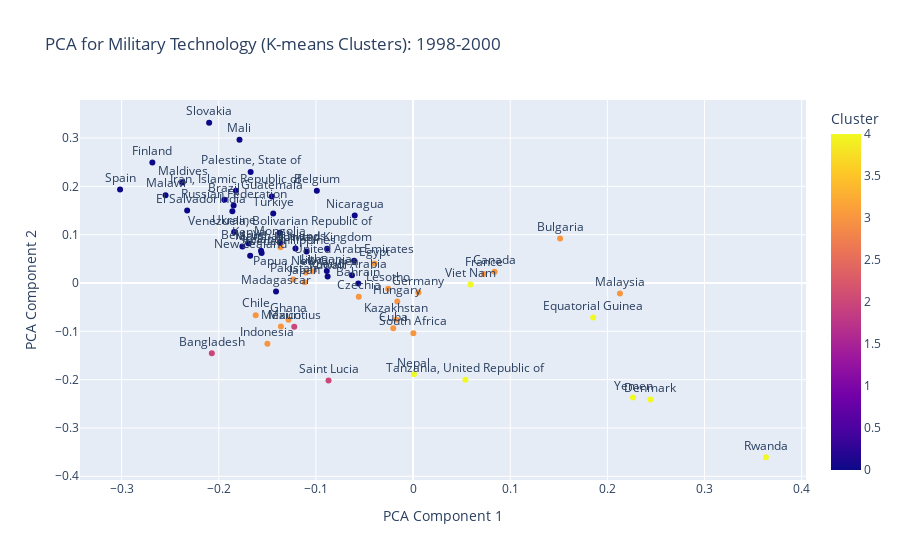
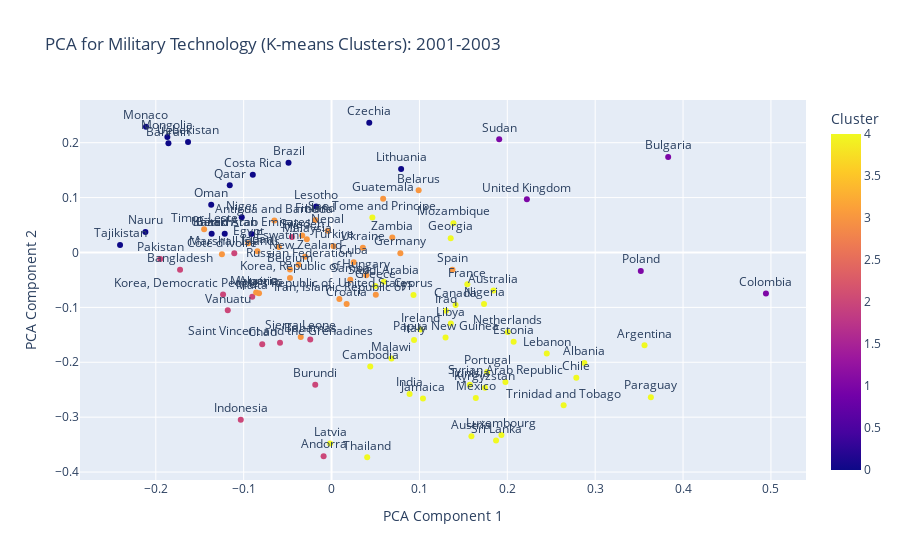
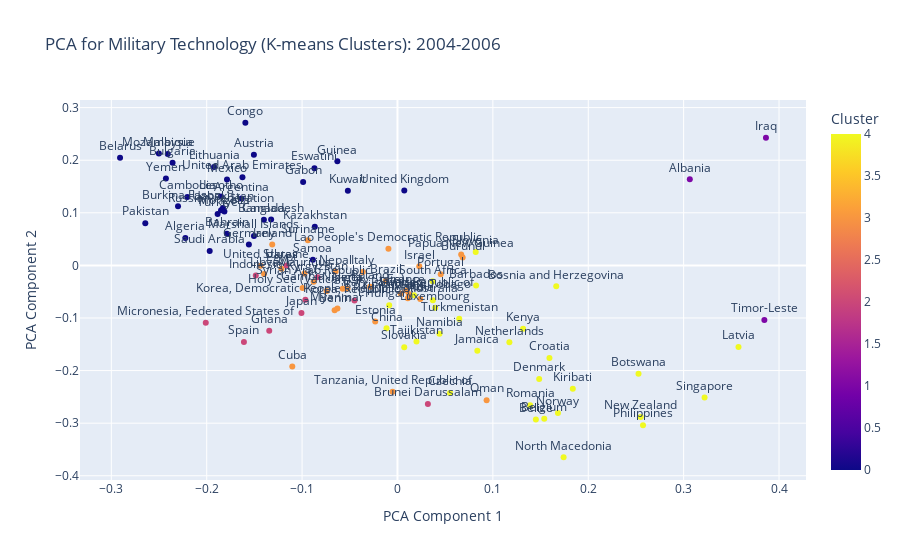

Write notebook code for charts like these, in order.
### Code cell
import numpy as np
import pandas as pd
from sklearn.decomposition import PCA
from sklearn.cluster import KMeans
import plotly.express as px

# Assuming sentence_df has columns 'Sentence', 'Year', 'Topic', 'Country Name', and 'Embedding'

# Function to assign 3-year periods based on the 'Year'
def assign_3_year_period(year):
    start_year = (year // 3) * 3  # This will get the start year of the 3-year period
    return f"{start_year}-{start_year + 2}"

# Add the 3-year period column to the sentence_df
sentence_df['3_year_period'] = sentence_df['Year'].apply(assign_3_year_period)

# Filter the sentences that belong to each group
military_df = sentence_df[sentence_df['Group'] == 'Military Technology']
dual_use_df = sentence_df[sentence_df['Group'] == 'Dual-use Technology and Energy Security']
civilian_df = sentence_df[sentence_df['Group'] == 'Civilian Technology']
capacity_building_df = sentence_df[sentence_df['Group'] == 'Capacity Building']

# Function to aggregate by 3-year period and country, and calculate mean embeddings
def aggregate_embeddings(df):
    return df.groupby(['3_year_period', 'Country Name'], as_index=False).agg({
        'Embedding': lambda x: np.mean(np.array([emb for emb in x]), axis=0)  # Aggregate embeddings by taking the mean
    })

# Aggregate data for each group
aggregated_military_df = aggregate_embeddings(military_df)
aggregated_dual_use_df = aggregate_embeddings(dual_use_df)
aggregated_civilian_df = aggregate_embeddings(civilian_df)
aggregated_capacity_building_df = aggregate_embeddings(capacity_building_df)

# Apply K-means clustering to the aggregated data (5 clusters)
def apply_kmeans(df, n_clusters=5):
    embeddings = np.array([np.array(emb) for emb in df['Embedding']])
    
    # Apply KMeans clustering
    kmeans = KMeans(n_clusters=n_clusters, random_state=42)
    kmeans.fit(embeddings)
    
    # Add the cluster labels to the dataframe
    df['Cluster'] = kmeans.labels_
    return df

# Apply K-means clustering to each group
aggregated_military_df = apply_kmeans(aggregated_military_df)
aggregated_dual_use_df = apply_kmeans(aggregated_dual_use_df)
aggregated_civilian_df = apply_kmeans(aggregated_civilian_df)
aggregated_capacity_building_df = apply_kmeans(aggregated_capacity_building_df)

# Perform PCA on the aggregated embeddings for each group
def perform_pca(df, n_components=2):
    embeddings = np.array([np.array(emb) for emb in df['Embedding']])

    # Perform PCA
    pca = PCA(n_components=n_components)
    pca_result = pca.fit_transform(embeddings)
    
    # Add PCA components to the dataframe
    df['PCA1'] = pca_result[:, 0]
    df['PCA2'] = pca_result[:, 1]
    
    return df

# Apply PCA to each group
aggregated_military_df = perform_pca(aggregated_military_df)
aggregated_dual_use_df = perform_pca(aggregated_dual_use_df)
aggregated_civilian_df = perform_pca(aggregated_civilian_df)
aggregated_capacity_building_df = perform_pca(aggregated_capacity_building_df)

# Plot the PCA results with cluster labels
def plot_pca_with_clusters(df, title="PCA with K-means Clusters"):
    fig = px.scatter(df, x="PCA1", y="PCA2", text="Country Name", color="Cluster",
                     title=title, labels={"PCA1": "PCA Component 1", "PCA2": "PCA Component 2"})
    fig.update_traces(textposition="top center")
    fig.show()

# Plot PCA for each 3-year period with clustering results for each group
def plot_group_pca(aggregated_df, group_name):
    for period in aggregated_df['3_year_period'].unique():
        period_df = aggregated_df[aggregated_df['3_year_period'] == period]
        plot_pca_with_clusters(period_df, title=f"PCA for {group_name} (K-means Clusters): {period}")

# Plot for each group
plot_group_pca(aggregated_military_df, "Military Technology")
plot_group_pca(aggregated_dual_use_df, "Dual-use Technology and Energy Security")
plot_group_pca(aggregated_civilian_df, "Civilian Technology")
plot_group_pca(aggregated_capacity_building_df, "Capacity Building")


# Function to save PCA plots as JSON files
def save_pca_plot_as_json(df, group_name, period):
    # Create the directory if it doesn't exist
    folder_path = f"Country visualisations/{group_name}"
    if not os.path.exists(folder_path):
        os.makedirs(folder_path)
    
    # Plot the PCA
    fig = px.scatter(df, x="PCA1", y="PCA2", text="Country Name", color="Cluster",
                     title=f"PCA for {group_name} (K-means Clusters): {period}",
                     labels={"PCA1": "PCA Component 1", "PCA2": "PCA Component 2"})
    fig.update_traces(textposition="top center")
    
    # Save the figure as a JSON file
    json_filename = f"{folder_path}/{period}_{group_name}_pca.json"
    fig.write_json(json_filename)

# Function to save all PCA plots for each group
def save_group_pca(aggregated_df, group_name):
    for period in aggregated_df['3_year_period'].unique():
        period_df = aggregated_df[aggregated_df['3_year_period'] == period]
        save_pca_plot_as_json(period_df, group_name, period)

# Save the visualisations for each group
save_group_pca(aggregated_military_df, "Military Technology")
save_group_pca(aggregated_dual_use_df, "Dual-use Technology and Energy Security")
save_group_pca(aggregated_civilian_df, "Civilian Technology")
save_group_pca(aggregated_capacity_building_df, "Capacity Building")

### Figure 1 — Plotly figure (JSON) as saved in the notebook; plotly's stock layout.template omitted (floating-point values rounded to 4 significant figures)
{"data": [{"hovertemplate": "PCA Component 1=%{x}<br>PCA Component 2=%{y}<br>Country Name=%{text}<br>Cluster=%{marker.color}<extra></extra>", "legendgroup": "", "marker": {"color": [0, 2, 0, 0, 0, 3, 3, 3, 3, 3, 4, 3, 0, 4, 0, 3, 3, 3, 0, 3, 0, 3, 0, 0, 3, 3, 0, 0, 3, 3, 0, 0, 0, 3, 0, 0, 3, 2, 3, 0, 4, 0, 0, 0, 3, 0, 3, 0, 0, 4, 2, 0, 0, 3, 0, 0, 4, 0, 0, 0, 0, 0, 4, 4], "coloraxis": "coloraxis", "symbol": "circle"}, "mode": "markers+text", "name": "", "orientation": "v", "showlegend": false, "text": ["Bahrain", "Bangladesh", "Belarus", "Belgium", "Brazil", "Bulgaria", "Canada", "Chile", "Cuba", "Czechia", "Denmark", "Egypt", "El Salvador", "Equatorial Guinea", "Finland", "France", "Germany", "Ghana", "Guatemala", "Hungary", "India", "Indonesia", "Iran, Islamic Republic of", "Ireland", "Japan", "Kazakhstan", "Kenya", "Kuwait", "Lesotho", "Libya", "Lithuania", "Madagascar", "Malawi", "Malaysia", "Maldives", "Mali", "Marshall Islands", "Mauritius", "Mexico", "Mongolia", "Nepal", "New Zealand", "Nicaragua", "Norway", "Pakistan", "Palestine, State of", "Papua New Guinea", "Philippines", "Russian Federation", "Rwanda", "Saint Lucia", "Saudi Arabia", "Slovakia", "South Africa", "Spain", "Sweden", "Tanzania, United Republic of", "Türkiye", "Ukraine", "United Arab Emirates", "United Kingdom", "Venezuela, Bolivarian Republic of", "Viet Nam", "Yemen"], "textposition": "top center", "type": "scatter", "x": [-0.05639, -0.2071, -0.1757, -0.09906, -0.1942, 0.1513, 0.08393, -0.162, -0.02041, -0.05589, 0.2444, -0.03967, -0.2325, 0.1854, -0.2683, 0.07271, 0.005469, -0.1282, -0.1454, -0.01625, -0.186, -0.1499, -0.1823, -0.1565, -0.1117, -0.01721, -0.1693, -0.08796, -0.02565, -0.1026, -0.08881, -0.1411, -0.2548, 0.2129, -0.2372, -0.1787, -0.1364, -0.1223, -0.136, -0.137, 0.0008737, -0.1677, -0.06006, -0.1211, -0.1232, -0.1672, -0.1103, -0.1097, -0.1847, 0.3632, -0.08704, -0.06293, -0.2099, 0.0003199, -0.3016, -0.1559, 0.05387, -0.144, -0.1842, -0.06071, -0.08847, -0.1373, 0.05904, 0.2264], "xaxis": "x", "y": [-0.001116, -0.1454, 0.07545, 0.1912, 0.1721, 0.09212, 0.02317, -0.06667, -0.09386, -0.02835, -0.241, 0.04032, 0.1498, -0.07139, 0.2493, 0.01842, -0.0196, -0.07609, 0.1793, -0.03827, 0.1486, -0.1259, 0.1908, 0.0669, 0.001676, -0.07618, 0.08162, 0.01356, -0.012, 0.02411, 0.02468, -0.01749, 0.1816, -0.02183, 0.208, 0.2963, 0.07393, -0.09071, -0.09, 0.0831, -0.1889, 0.05636, 0.1399, 0.07162, 0.007072, 0.2299, 0.02178, 0.06493, 0.1606, -0.3606, -0.202, 0.01603, 0.3316, -0.1038, 0.1937, 0.06216, -0.2002, 0.1438, 0.1055, 0.0461, 0.07103, 0.1042, -0.002918, -0.2372], "yaxis": "y"}], "layout": {"coloraxis": {"colorbar": {"title": {"text": "Cluster"}}, "colorscale": [[0, "#0d0887"], [0.1111, "#46039f"], [0.2222, "#7201a8"], [0.3333, "#9c179e"], [0.4444, "#bd3786"], [0.5556, "#d8576b"], [0.6667, "#ed7953"], [0.7778, "#fb9f3a"], [0.8889, "#fdca26"], [1, "#f0f921"]]}, "legend": {"tracegroupgap": 0}, "title": {"text": "PCA for Military Technology (K-means Clusters): 1998-2000"}, "xaxis": {"anchor": "y", "domain": [0, 1], "title": {"text": "PCA Component 1"}}, "yaxis": {"anchor": "x", "domain": [0, 1], "title": {"text": "PCA Component 2"}}}}

### Figure 2 — Plotly figure (JSON) as saved in the notebook; plotly's stock layout.template omitted (floating-point values rounded to 4 significant figures)
{"data": [{"hovertemplate": "PCA Component 1=%{x}<br>PCA Component 2=%{y}<br>Country Name=%{text}<br>Cluster=%{marker.color}<extra></extra>", "legendgroup": "", "marker": {"color": [4, 3, 2, 3, 4, 4, 4, 2, 0, 2, 3, 3, 0, 0, 1, 2, 4, 4, 2, 4, 1, 0, 3, 3, 4, 0, 3, 3, 4, 3, 2, 3, 4, 4, 3, 4, 3, 3, 4, 2, 3, 4, 4, 4, 4, 3, 0, 2, 3, 4, 4, 4, 0, 4, 0, 4, 4, 3, 2, 2, 3, 4, 0, 0, 4, 0, 3, 4, 3, 0, 4, 0, 2, 4, 4, 1, 4, 0, 3, 2, 3, 4, 4, 3, 3, 4, 1, 3, 4, 0, 4, 3, 4, 4, 3, 3, 0, 1, 3, 0, 2, 3], "coloraxis": "coloraxis", "symbol": "circle"}, "mode": "markers+text", "name": "", "orientation": "v", "showlegend": false, "text": ["Albania", "Algeria", "Andorra", "Antigua and Barbuda", "Argentina", "Australia", "Austria", "Bahamas", "Bahrain", "Bangladesh", "Belarus", "Belgium", "Benin", "Brazil", "Bulgaria", "Burundi", "Cambodia", "Canada", "Chad", "Chile", "Colombia", "Costa Rica", "Croatia", "Cuba", "Cyprus", "Czechia", "Côte d'Ivoire", "Egypt", "Estonia", "Eswatini", "Fiji", "Finland", "France", "Georgia", "Germany", "Greece", "Guatemala", "Hungary", "India", "Indonesia", "Iran, Islamic Republic of", "Iraq", "Ireland", "Italy", "Jamaica", "Japan", "Kazakhstan", "Korea, Democratic People's Republic of", "Korea, Republic of", "Kyrgyzstan", "Latvia", "Lebanon", "Lesotho", "Libya", "Lithuania", "Luxembourg", "Malawi", "Malaysia", "Malta", "Marshall Islands", "Mauritius", "Mexico", "Monaco", "Mongolia", "Mozambique", "Nauru", "Nepal", "Netherlands", "New Zealand", "Niger", "Nigeria", "Oman", "Pakistan", "Papua New Guinea", "Paraguay", "Poland", "Portugal", "Qatar", "Russian Federation", "Saint Vincent and the Grenadines", "Samoa", "Sao Tome and Principe", "Saudi Arabia", "Sierra Leone", "Spain", "Sri Lanka", "Sudan", "Sweden", "Syrian Arab Republic", "Tajikistan", "Thailand", "Timor-Leste", "Trinidad and Tobago", "Tunisia", "Türkiye", "Ukraine", "United Arab Emirates", "United Kingdom", "United States", "Uzbekistan", "Vanuatu", "Zambia"], "textposition": "top center", "type": "scatter", "x": [0.2877, -0.08254, -0.009046, -0.06508, 0.3562, 0.1843, 0.1591, -0.02426, -0.1856, -0.1724, 0.09911, -0.0473, -0.1364, -0.04898, 0.3831, -0.01856, 0.04403, 0.1411, -0.07889, 0.2785, 0.4943, -0.08963, 0.01717, 0.02519, 0.09325, 0.04292, -0.1248, -0.09487, 0.2072, -0.0599, -0.04509, -0.01858, 0.1545, 0.1356, 0.0783, 0.04976, 0.05871, 0.03948, 0.08879, -0.1033, 0.008901, 0.1302, 0.1011, 0.09388, 0.104, -0.08441, -0.1216, -0.1235, -0.04731, 0.1746, -0.001662, 0.2449, -0.01756, 0.1357, 0.07916, 0.1933, 0.06817, -0.02816, -0.09023, -0.1107, -0.08584, 0.1642, -0.2112, -0.1868, 0.1387, -0.2118, -0.004326, 0.2005, -0.03003, -0.1022, 0.1735, -0.1369, -0.1949, 0.1297, 0.3634, 0.3519, 0.177, -0.1158, -0.03749, -0.05865, 0.02132, 0.04645, 0.05961, -0.03509, 0.1376, 0.1872, 0.1908, -0.03338, 0.1979, -0.2407, 0.04056, -0.145, 0.2641, 0.1573, 0.002323, 0.03561, -0.09114, 0.2223, 0.05037, -0.1633, -0.1181, 0.06912], "xaxis": "x", "y": [-0.2012, -0.07422, -0.3711, 0.05844, -0.1691, -0.06917, -0.335, -0.1585, 0.1988, -0.03132, 0.1132, -0.03092, 0.03395, 0.1635, 0.1738, -0.241, -0.2078, -0.09564, -0.1671, -0.2284, -0.07456, 0.1418, -0.09378, -0.01767, -0.07736, 0.2363, -0.003419, 0.01686, -0.1627, 0.01003, 0.02819, 0.05908, -0.0579, 0.02609, -0.001362, -0.06098, 0.09776, -0.04163, -0.2578, -0.3047, -0.08475, -0.1061, -0.1402, -0.1594, -0.2659, 0.002294, 0.03398, -0.07661, -0.04658, -0.2462, -0.3478, -0.1838, 0.08393, -0.1295, 0.1522, -0.3326, -0.193, 0.02392, -0.08063, -0.001271, -0.07272, -0.2652, 0.2292, 0.2102, 0.05333, 0.03708, 0.03965, -0.1451, -0.007838, 0.06411, -0.09372, 0.08683, -0.01207, -0.155, -0.2635, -0.03388, -0.2178, 0.1223, -0.02217, -0.1642, -0.04973, 0.06387, -0.05341, -0.154, -0.03153, -0.3425, 0.2061, 0.03073, -0.2359, 0.01347, -0.373, 0.04212, -0.2784, -0.241, 0.01136, 0.008631, 0.03369, 0.09675, -0.07714, 0.2012, -0.1053, 0.02728], "yaxis": "y"}], "layout": {"coloraxis": {"colorbar": {"title": {"text": "Cluster"}}, "colorscale": [[0, "#0d0887"], [0.1111, "#46039f"], [0.2222, "#7201a8"], [0.3333, "#9c179e"], [0.4444, "#bd3786"], [0.5556, "#d8576b"], [0.6667, "#ed7953"], [0.7778, "#fb9f3a"], [0.8889, "#fdca26"], [1, "#f0f921"]]}, "legend": {"tracegroupgap": 0}, "title": {"text": "PCA for Military Technology (K-means Clusters): 2001-2003"}, "xaxis": {"anchor": "y", "domain": [0, 1], "title": {"text": "PCA Component 1"}}, "yaxis": {"anchor": "x", "domain": [0, 1], "title": {"text": "PCA Component 2"}}}}

### Figure 3 — Plotly figure (JSON) as saved in the notebook; plotly's stock layout.template omitted (floating-point values rounded to 4 significant figures)
{"data": [{"hovertemplate": "PCA Component 1=%{x}<br>PCA Component 2=%{y}<br>Country Name=%{text}<br>Cluster=%{marker.color}<extra></extra>", "legendgroup": "", "marker": {"color": [1, 0, 0, 4, 0, 0, 0, 4, 0, 4, 4, 3, 4, 4, 3, 2, 0, 0, 3, 0, 0, 4, 0, 4, 3, 4, 4, 3, 3, 0, 3, 0, 3, 0, 2, 0, 3, 4, 3, 2, 3, 1, 3, 3, 3, 4, 2, 0, 4, 4, 2, 2, 0, 2, 3, 4, 0, 3, 0, 4, 0, 3, 0, 3, 0, 2, 0, 0, 3, 4, 3, 4, 4, 3, 3, 4, 4, 3, 0, 3, 4, 3, 3, 4, 0, 0, 0, 4, 4, 4, 4, 2, 3, 3, 3, 4, 3, 1, 4, 4, 0, 2, 0, 0, 3, 0, 0], "coloraxis": "coloraxis", "symbol": "circle"}, "mode": "markers+text", "name": "", "orientation": "v", "showlegend": false, "text": ["Albania", "Algeria", "Argentina", "Australia", "Austria", "Bahrain", "Bangladesh", "Barbados", "Belarus", "Belgium", "Belize", "Benin", "Bosnia and Herzegovina", "Botswana", "Brazil", "Brunei Darussalam", "Bulgaria", "Burkina Faso", "Burundi", "Cambodia", "Canada", "China", "Congo", "Croatia", "Cuba", "Czechia", "Denmark", "Egypt", "Estonia", "Eswatini", "France", "Gabon", "Gambia", "Germany", "Ghana", "Guinea", "Holy See (Vatican City State)", "Hungary", "India", "Indonesia", "Iran, Islamic Republic of", "Iraq", "Ireland", "Israel", "Italy", "Jamaica", "Japan", "Kazakhstan", "Kenya", "Kiribati", "Korea, Democratic People's Republic of", "Korea, Republic of", "Kuwait", "Kyrgyzstan", "Lao People's Democratic Republic", "Latvia", "Lesotho", "Libya", "Lithuania", "Luxembourg", "Malaysia", "Malta", "Marshall Islands", "Mauritius", "Mexico", "Micronesia, Federated States of", "Mongolia", "Mozambique", "Myanmar", "Namibia", "Nepal", "Netherlands", "New Zealand", "Niger", "Nigeria", "North Macedonia", "Norway", "Oman", "Pakistan", "Papua New Guinea", "Philippines", "Poland", "Portugal", "Romania", "Russian Federation", "Samoa", "Saudi Arabia", "Singapore", "Slovakia", "Slovenia", "South Africa", "Spain", "Suriname", "Sweden", "Syrian Arab Republic", "Tajikistan", "Tanzania, United Republic of", "Timor-Leste", "Trinidad and Tobago", "Turkmenistan", "Türkiye", "Ukraine", "United Arab Emirates", "United Kingdom", "United States", "Uzbekistan", "Yemen"], "textposition": "top center", "type": "scatter", "x": [0.3065, -0.2224, -0.1634, 0.03709, -0.1505, -0.1788, -0.1325, 0.08242, -0.2909, 0.1539, 0.1451, -0.06591, 0.1664, 0.2527, -0.01227, 0.03187, -0.2358, -0.2301, 0.06835, -0.2203, -0.14, -0.0115, -0.1595, 0.1593, -0.1103, 0.05506, 0.1486, -0.1216, -0.02334, -0.08709, 0.009108, -0.09892, -0.09947, -0.1558, -0.1344, -0.06301, -0.07427, -0.008705, 0.02391, -0.1486, 0.01185, 0.3863, -0.1313, 0.02287, -0.03637, 0.0837, -0.1007, -0.08669, 0.1317, 0.1838, -0.09653, -0.04506, -0.052, -0.0838, -0.009493, 0.3575, -0.185, -0.1399, -0.1923, 0.03954, -0.2408, 0.01082, -0.1505, -0.09747, -0.1787, -0.201, -0.1814, -0.2502, -0.06297, 0.04399, -0.06486, 0.1173, 0.255, -0.05243, -0.05742, 0.1742, 0.1682, 0.09344, -0.2644, 0.0668, 0.2574, -0.02864, 0.04535, 0.1391, -0.185, -0.08868, -0.1969, 0.322, 0.007079, 0.08202, 0.03683, -0.161, -0.09396, 0.003389, -0.08788, 0.01992, -0.005161, 0.3846, 0.01727, 0.06474, -0.1886, -0.1163, -0.1625, 0.007144, -0.1435, -0.183, -0.2428], "xaxis": "x", "y": [0.1638, 0.05202, 0.1274, -0.0662, 0.2103, 0.06016, 0.08742, -0.0384, 0.2048, -0.2917, -0.293, -0.08513, -0.03976, -0.2062, -0.02954, -0.2637, 0.195, 0.1124, 0.01512, 0.13, 0.08703, -0.1197, 0.2712, -0.1762, -0.1922, -0.2427, -0.2161, -0.006238, -0.1066, 0.1849, -0.04791, 0.1586, -0.04303, 0.03987, -0.1241, 0.198, -0.04861, -0.07564, -0.06391, -0.01915, -0.05443, 0.2429, 0.03992, -0.001849, -0.01237, -0.1623, -0.09063, 0.0735, -0.1204, -0.2344, -0.0651, -0.0666, 0.1417, -0.02273, 0.03179, -0.1551, 0.1312, -0.01641, 0.187, -0.08057, 0.212, -0.06239, 0.05588, -0.01538, 0.1633, -0.1089, 0.1025, 0.2126, -0.08186, -0.1301, -0.01139, -0.1462, -0.2882, -0.04382, -0.04454, -0.3648, -0.2806, -0.2562, 0.08016, 0.02063, -0.3039, -0.04075, -0.01665, -0.2658, 0.105, 0.01051, 0.02731, -0.251, -0.1556, 0.02568, -0.03033, -0.1456, 0.04766, -0.05366, -0.03086, -0.1447, -0.2403, -0.1036, -0.05688, -0.1015, 0.09791, -0.0001445, 0.1678, 0.1425, -0.000606, 0.1093, 0.1655], "yaxis": "y"}], "layout": {"coloraxis": {"colorbar": {"title": {"text": "Cluster"}}, "colorscale": [[0, "#0d0887"], [0.1111, "#46039f"], [0.2222, "#7201a8"], [0.3333, "#9c179e"], [0.4444, "#bd3786"], [0.5556, "#d8576b"], [0.6667, "#ed7953"], [0.7778, "#fb9f3a"], [0.8889, "#fdca26"], [1, "#f0f921"]]}, "legend": {"tracegroupgap": 0}, "title": {"text": "PCA for Military Technology (K-means Clusters): 2004-2006"}, "xaxis": {"anchor": "y", "domain": [0, 1], "title": {"text": "PCA Component 1"}}, "yaxis": {"anchor": "x", "domain": [0, 1], "title": {"text": "PCA Component 2"}}}}
